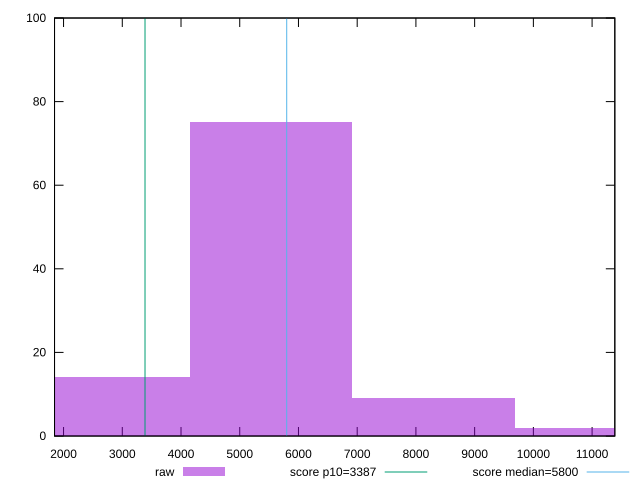

Recreate this plot in gnuplot.
reset

$raw <<EOF
8300.669269345339 9
5533.779512896893 75
2766.8897564484464 14
11067.559025793786 2
EOF

set key outside below
set boxwidth 2766.8897564484464
set xrange [1846.3602114711762:11386.99098548081]
set yrange [0:100]
set trange [0:100]
set style fill transparent solid 0.5 noborder

set parametric
set terminal svg size 640, 490 enhanced background rgb 'white'
set output "reports/report_00028_2021-02-24T12-49-42.674Z/speed-index/samples/music/raw/histogram.svg"

plot $raw title "raw" with boxes, \
     3387,t title "score p10=3387", \
     5800,t title "score median=5800"

reset
